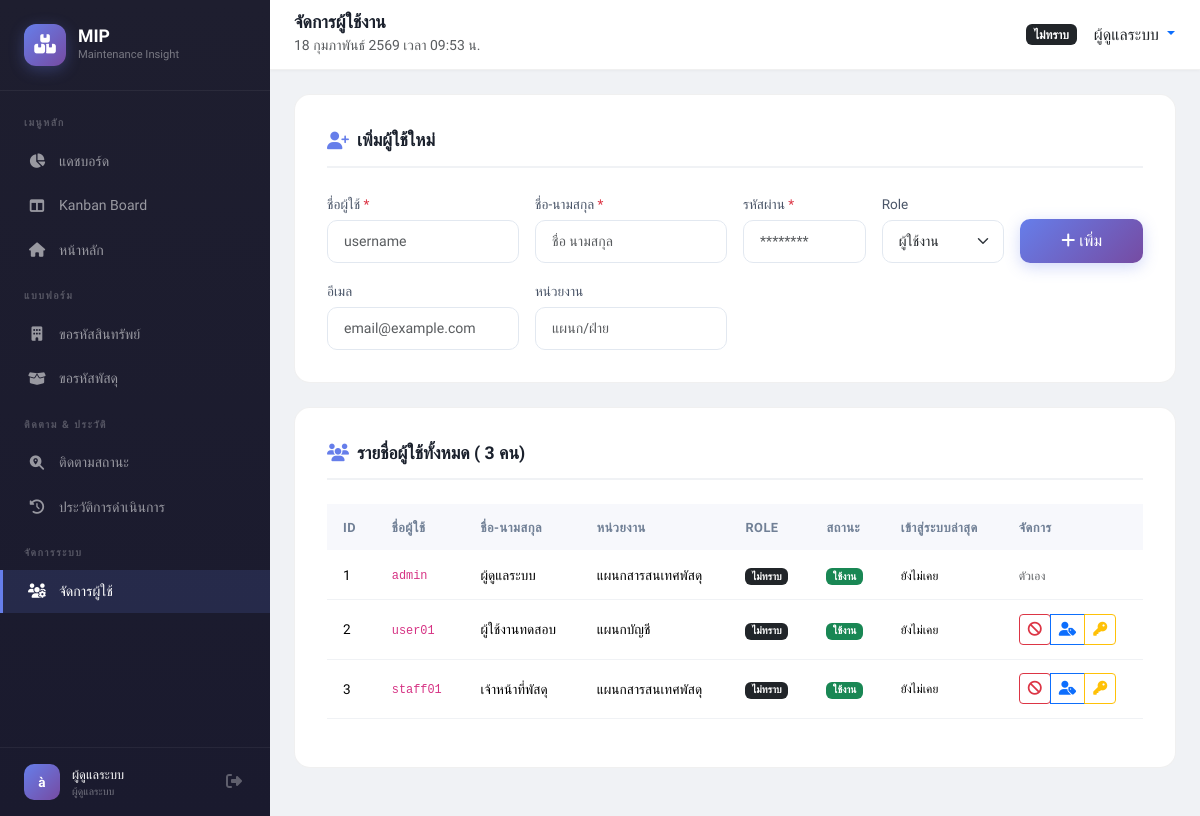
/admin/manage_users.php (signed in), run on the app's committed database.
### tables this page shows
CREATE TABLE IF NOT EXISTS `users` (
    `id` INT AUTO_INCREMENT PRIMARY KEY,
    `username` VARCHAR(50) NOT NULL UNIQUE,
    `password_hash` VARCHAR(255) NOT NULL,
    `fullname` VARCHAR(150) NOT NULL,
    `email` VARCHAR(100) DEFAULT NULL,
    `department` VARCHAR(100) DEFAULT NULL,
    `role` ENUM('user', 'admin', 'super_admin') NOT NULL DEFAULT 'user',
    `status` ENUM('active', 'inactive') NOT NULL DEFAULT 'active',
    `last_login` TIMESTAMP NULL DEFAULT NULL,
    `created_at` TIMESTAMP DEFAULT CURRENT_TIMESTAMP,
    `updated_at` TIMESTAMP DEFAULT CURRENT_TIMESTAMP ON UPDATE CURRENT_TIMESTAMP,
    INDEX `idx_role` (`role`),
    INDEX `idx_status` (`status`)
);

### config.php (called while the page is built, shortened)
<?php
function thaiDate($datetime = null, $format = 'long')
{
    if ($datetime === null) {
        $timestamp = time();
    } else {
        $timestamp = strtotime($datetime);
    }
    $thaiMonths = [
        1 => 'มกราคม',
        2 => 'กุมภาพันธ์',
        3 => 'มีนาคม',
        4 => 'เมษายน',
        5 => 'พฤษภาคม',
        6 => 'มิถุนายน',
        7 => 'กรกฎาคม',
        8 => 'สิงหาคม',
        9 => 'กันยายน',
        10 => 'ตุลาคม',
        11 => 'พฤศจิกายน',
        12 => 'ธันวาคม'
    ];
    $day = (int) date('j', $timestamp);
    $month = (int) date('n', $timestamp);
    $year = (int) date('Y', $timestamp) + 543;
    $time = date('H:i', $timestamp);
    switch ($format) {
        case 'full':
            return "$day {$thaiMonths[$month]} $year เวลา $time น.";
    }
}
function sanitize($input)
{
    return htmlspecialchars(trim($input), ENT_QUOTES, 'UTF-8');
}

### admin/manage_users.php (the view, shortened to what this page needs)
<?php
$pageTitle = 'จัดการผู้ใช้งาน';
require_once __DIR__ . '/../includes/header.php';
$users = [];
$res = $conn->query("SELECT * FROM users ORDER BY created_at DESC");
while ($row = $res->fetch_assoc()) {
    $users[] = $row;
}
?>
<div class="animate-fadeInUp">
    <div class="form-section mb-4">
        <div class="section-title">
            <i class="fas fa-user-plus"></i>
            เพิ่มผู้ใช้ใหม่
        </div>
        <form method="POST" class="row g-3">
            <div class="col-md-3">
                <label class="form-label">ชื่อผู้ใช้ <span class="text-danger">*</span></label>
                <input type="text" class="form-control" name="username" required placeholder="username">
            </div>
            <div class="col-md-3">
                <label class="form-label">ชื่อ-นามสกุล <span class="text-danger">*</span></label>
                <input type="text" class="form-control" name="fullname" required placeholder="ชื่อ นามสกุล">
            </div>
            <div class="col-md-2">
                <label class="form-label">รหัสผ่าน <span class="text-danger">*</span></label>
                <input type="password" class="form-control" name="password" required placeholder="********">
            </div>
            <div class="col-md-2">
                <label class="form-label">Role</label>
                <select class="form-select" name="role">
                    <option value="user">ผู้ใช้งาน</option>
                </select>
            </div>
            <div class="col-md-2 d-flex align-items-end">
                <button type="submit" class="btn btn-primary-gradient w-100">
                    <i class="fas fa-plus me-1"></i>เพิ่ม
                </button>
            </div>
            <div class="col-md-3">
                <label class="form-label">อีเมล</label>
                <input type="email" class="form-control" name="email" placeholder="email@example.com">
            </div>
            <div class="col-md-3">
                <label class="form-label">หน่วยงาน</label>
                <input type="text" class="form-control" name="department" placeholder="แผนก/ฝ่าย">
            </div>
        </form>
    </div>
    <div class="form-section">
        <div class="section-title">
            <i class="fas fa-users"></i>
            รายชื่อผู้ใช้ทั้งหมด (
            <?= count($users) ?> คน)
        </div>
        <div class="table-responsive">
            <table class="table table-modern">
                <thead>
                    <tr>
                        <th>ID</th>
                        <th>ชื่อผู้ใช้</th>
                        <th>ชื่อ-นามสกุล</th>
                        <th>หน่วยงาน</th>
                        <th>Role</th>
                        <th>สถานะ</th>
                        <th>เข้าสู่ระบบล่าสุด</th>
                        <th>จัดการ</th>
                    </tr>
                </thead>
                <tbody>
                    <?php foreach ($users as $u): ?>
                        <tr>
                            <td>
                                <?= $u['id'] ?>
                            </td>
                            <td><code><?= sanitize($u['username']) ?></code></td>
                            <td>
                                <?= sanitize($u['fullname']) ?>
                            </td>
                            <td>
                                <?= sanitize($u['department'] ?? '-') ?>
                            </td>
                            <td>
                                <?= roleBadge($u['role']) ?>
                            </td>
                            <td>
                                <?php if ($u['status'] === 'active'): ?>
                                    <span class="badge bg-success">ใช้งาน</span>
                                <?php else: ?>
                                    <span class="badge bg-danger">ปิดใช้งาน</span>
                                <?php endif; ?>
                            </td>
                            <td><small>
                                    <?= $u['last_login'] ? thaiDate($u['last_login'], 'compact') : 'ยังไม่เคย' ?>
                                </small></td>
                            <td>
                                <?php if ((int) $u['id'] !== (int) $_SESSION['user_id']): ?>
                                    <div class="btn-group btn-group-sm">
                                        <form method="POST" class="d-inline">
                                            <button type="submit"
                                                class="btn btn-<?= $u['status'] === 'active' ? 'outline-danger' : 'outline-success' ?> btn-sm"
                                                title="<?= $u['status'] === 'active' ? 'ปิดใช้งาน' : 'เปิดใช้งาน' ?>">
                                                <i class="fas fa-<?= $u['status'] === 'active' ? 'ban' : 'check' ?>"></i>
                                            </button>
                                        </form>
                                        <button type="button" class="btn btn-outline-primary btn-sm"
                                            onclick="changeRole(<?= $u['id'] ?>, '<?= $u['role'] ?>')" title="เปลี่ยน Role">
                                            <i class="fas fa-user-tag"></i>
                                        </button>
                                        <button type="button" class="btn btn-outline-warning btn-sm"
                                            onclick="resetPassword(<?= $u['id'] ?>)" title="รีเซ็ตรหัสผ่าน">
                                            <i class="fas fa-key"></i>
                                        </button>
                                    </div>
                                <?php else: ?>
                                    <small class="text-muted">ตัวเอง</small>
                                <?php endif; ?>
                            </td>
                        </tr>
                    <?php endforeach; ?>
                </tbody>
            </table>
        </div>
    </div>
</div>
<?php
require_once __DIR__ . '/../includes/footer.php';
?>

### includes/header.php (shortened to what this page needs)
<?php
require_once __DIR__ . '/../auth.php';
$currentPage = basename($_SERVER['PHP_SELF'], '.php');
?>
<!DOCTYPE html>
<html lang="th">
<head>
    <link href="https://cdn.jsdelivr.net/npm/bootstrap@5.3.3/dist/css/bootstrap.min.css" rel="stylesheet">
    <script src="https://cdn.tailwindcss.com"></script>
    <link href="https://cdnjs.cloudflare.com/ajax/libs/font-awesome/6.5.1/css/all.min.css" rel="stylesheet">
    <link href="<?= BASE_URL ?>/assets/css/style.css" rel="stylesheet">
</head>
<body class="app-body">
    <aside class="sidebar" id="sidebar">
        <div class="sidebar-header">
            <div class="sidebar-brand">
                <div class="brand-logo">
                    <i class="fas fa-boxes-stacked"></i>
                </div>
                <div class="brand-text">
                    <span class="brand-name">MIP</span>
                    <span class="brand-sub">Maintenance Insight</span>
                </div>
            </div>
        </div>
        <nav class="sidebar-nav">
            <div class="nav-section">
                <span class="nav-section-title">เมนูหลัก</span>
                <?php if (isAdmin()): ?>
                    <a href="<?= BASE_URL ?>/dashboard.php"
                        class="nav-link <?= $currentPage === 'dashboard' ? 'active' : '' ?>">
                        <i class="fas fa-chart-pie"></i>
                        <span>แดชบอร์ด</span>
                    </a>
                    <a href="<?= BASE_URL ?>/kanban.php" class="nav-link <?= $currentPage === 'kanban' ? 'active' : '' ?>">
                        <i class="fas fa-columns"></i>
                        <span>Kanban Board</span>
                    </a>
                <?php endif; ?>
                <a href="<?= BASE_URL ?>/index.php" class="nav-link <?= $currentPage === 'index' ? 'active' : '' ?>">
                    <i class="fas fa-home"></i>
                    <span>หน้าหลัก</span>
                </a>
            </div>
            <div class="nav-section">
                <span class="nav-section-title">แบบฟอร์ม</span>
                <a href="<?= BASE_URL ?>/form-asset.php"
                    class="nav-link <?= $currentPage === 'form-asset' ? 'active' : '' ?>">
                    <i class="fas fa-building"></i>
                    <span>ขอรหัสสินทรัพย์</span>
                </a>
                <a href="<?= BASE_URL ?>/form-supply.php"
                    class="nav-link <?= $currentPage === 'form-supply' ? 'active' : '' ?>">
                    <i class="fas fa-box-open"></i>
                    <span>ขอรหัสพัสดุ</span>
                </a>
            </div>
            <div class="nav-section">
                <span class="nav-section-title">ติดตาม & ประวัติ</span>
                <a href="<?= BASE_URL ?>/tracking.php"
                    class="nav-link <?= $currentPage === 'tracking' ? 'active' : '' ?>">
                    <i class="fas fa-search-location"></i>
                    <span>ติดตามสถานะ</span>
                </a>
                <a href="<?= BASE_URL ?>/history.php"
                    class="nav-link <?= $currentPage === 'history' ? 'active' : '' ?>">
                    <i class="fas fa-history"></i>
                    <span>ประวัติการดำเนินการ</span>
                </a>
            </div>
            <?php if (isSuperAdmin()): ?>
                <div class="nav-section">
                    <span class="nav-section-title">จัดการระบบ</span>
                    <a href="<?= BASE_URL ?>/admin/manage_users.php"
                        class="nav-link <?= $currentPage === 'manage_users' ? 'active' : '' ?>">
                        <i class="fas fa-users-cog"></i>
                        <span>จัดการผู้ใช้</span>
                    </a>
                </div>
            <?php endif; ?>
        </nav>
        <div class="sidebar-footer">
            <div class="user-info">
                <div class="user-avatar">
                    <?= strtoupper(substr($_SESSION['fullname'] ?? 'U', 0, 1)) ?>
                </div>
                <div class="user-details">
                    <span class="user-name">
                        <?= sanitize($_SESSION['fullname'] ?? '') ?>
                    </span>
                    <span class="user-role">
                        <?= roleLabel($_SESSION['role'] ?? 'user') ?>
                    </span>
                </div>
                <a href="<?= BASE_URL ?>/logout.php" class="btn-logout" title="ออกจากระบบ">
                    <i class="fas fa-sign-out-alt"></i>
                </a>
            </div>
        </div>
    </aside>
    <main class="main-content" id="mainContent">
        <nav class="top-navbar">
            <div class="d-flex align-items-center">
                <div class="page-title">
                    <h4 class="mb-0">
                        <?= $pageTitle ?? 'หน้าหลัก' ?>
                    </h4>
                    <small class="text-muted">
                        <?= thaiDate(null, 'full') ?>
                    </small>
                </div>
            </div>
            <div class="d-flex align-items-center gap-3">
                <?= roleBadge($_SESSION['role'] ?? 'user') ?>
                <div class="dropdown">
                    <button class="btn btn-link text-decoration-none dropdown-toggle p-0" type="button"
                        data-bs-toggle="dropdown">
                        <span class="d-none d-md-inline text-dark">
                            <?= sanitize($_SESSION['fullname'] ?? '') ?>
                        </span>
                    </button>
                </div>
            </div>
        </nav>
        <div class="content-wrapper">

### auth.php (shortened to what this page needs)
<?php
require_once __DIR__ . '/config.php';
function isAdmin()
{
    return isset($_SESSION['role']) && in_array($_SESSION['role'], ['admin', 'super_admin']);
}
function isSuperAdmin()
{
    return isset($_SESSION['role']) && $_SESSION['role'] === 'super_admin';
}
function roleLabel($role)
{
    $labels = [
        'user' => 'ผู้ใช้งาน',
        'admin' => 'เจ้าหน้าที่',
        'super_admin' => 'ผู้ดูแลระบบ'
    ];
    return $labels[$role] ?? $role;
}
function roleBadge($role)
{
    $badges = [
        'user' => '<span class="badge bg-secondary"><i class="fas fa-user me-1"></i>ผู้ใช้งาน</span>',
        'admin' => '<span class="badge bg-primary"><i class="fas fa-user-shield me-1"></i>เจ้าหน้าที่</span>',
        'super_admin' => '<span class="badge bg-danger"><i class="fas fa-crown me-1"></i>ผู้ดูแลระบบ</span>'
    ];
    return $badges[$role] ?? '<span class="badge bg-dark">ไม่ทราบ</span>';
}

### includes/footer.php (shortened to what this page needs)
</div>
</main>
</body>
</html>

### data on the page
users: id "1", username "admin", fullname "ผู้ดูแลระบบ", department "แผนกสารสนเทศพัสดุ", role "ไม่ทราบ", status "ใช้งาน", shows "ยังไม่เคย", shows "ตัวเอง"
users: id "2", username "user01", fullname "ผู้ใช้งานทดสอบ", department "แผนกบัญชี", role "ไม่ทราบ", status "ใช้งาน", shows "ยังไม่เคย"
users: id "3", username "staff01", fullname "เจ้าหน้าที่พัสดุ", department "แผนกสารสนเทศพัสดุ", role "ไม่ทราบ", status "ใช้งาน", shows "ยังไม่เคย"

### other printed values
substr($_SESSION['fullname'] ?? 'U', 0, 1) "à"
$_SESSION['fullname'] "ผู้ดูแลระบบ"
roleLabel($_SESSION['role'] ?? 'user') "ผู้ดูแลระบบ"
$pageTitle "จัดการผู้ใช้งาน"
thaiDate(null, 'full') "18 กุมภาพันธ์ 2569 เวลา 09:53 น."
$badges[$role] "ไม่ทราบ"
count($users) "3"
